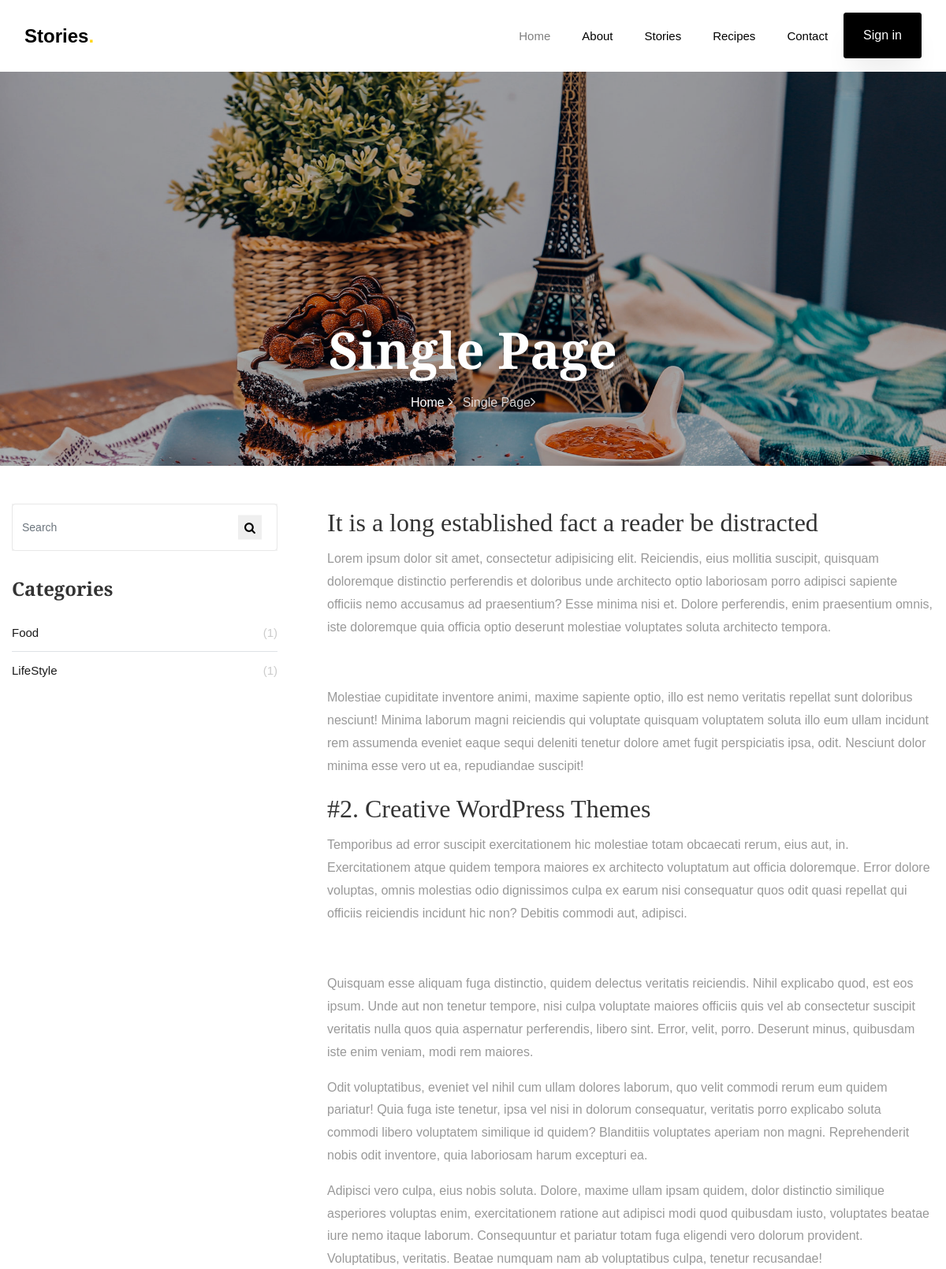
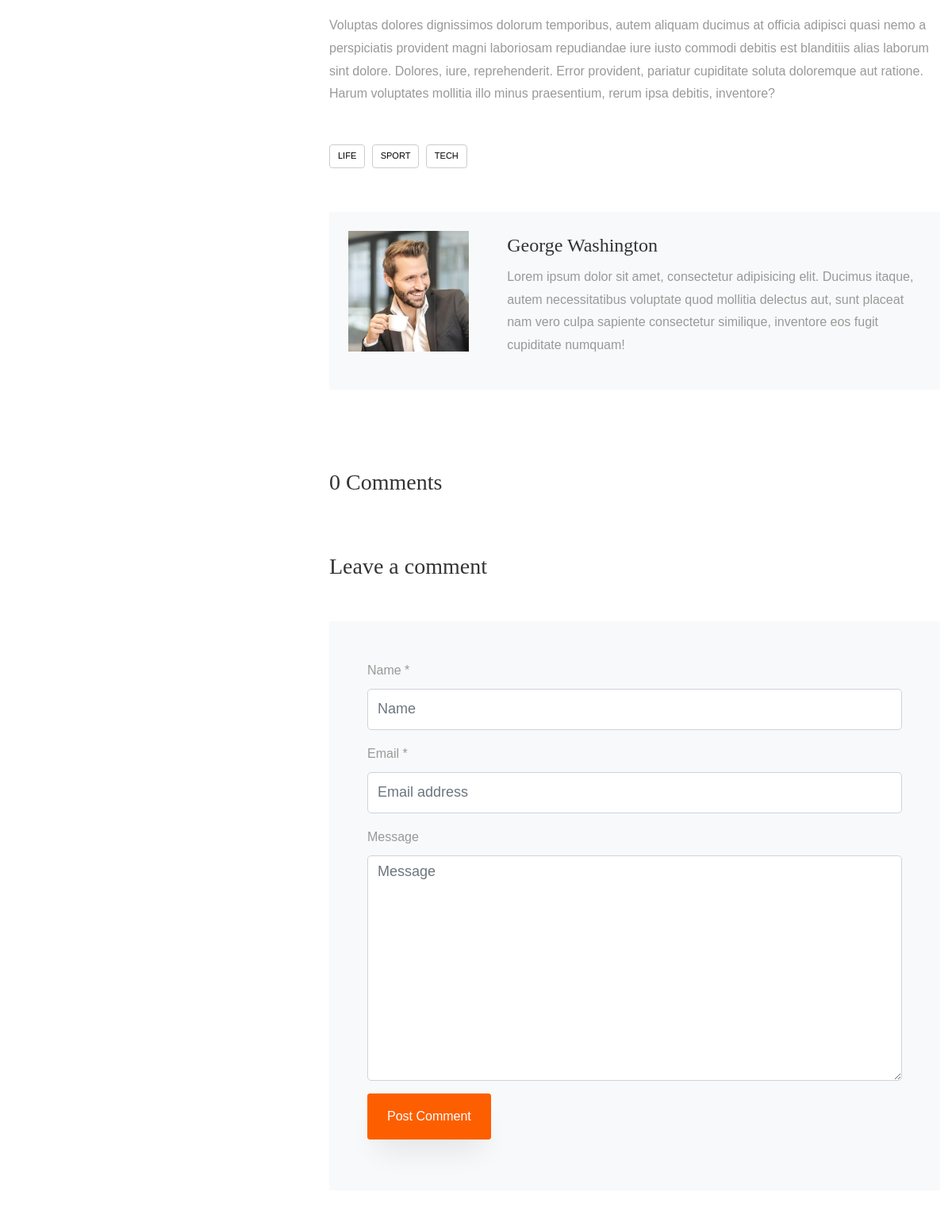
The page /story/1 (upper part) on the database its author committed (2 pictures, top to bottom).
### story/models.py (models this page shows, shortened)
class Stories(BaseModel):
    title =models.CharField(verbose_name="title of stories" , max_length=50,help_text="max 50 characters")
    image = models.ImageField(upload_to="stories_img",verbose_name="Image of Stories")
    category = models.ForeignKey(Category,on_delete=models.CASCADE,verbose_name='Category of the blog',related_name="story_category")
    descriptions = RichTextUploadingField()
    tag=models.ManyToManyField(Tag,related_name="story_tag")
    author = models.ForeignKey(Author,on_delete=models.CASCADE,related_name='story_author')
    class Meta:
        verbose_name = "Story"
        verbose_name_plural = "Stories"

class Tag(BaseModel):
    name=models.CharField(verbose_name="name of tag",max_length=20,help_text="Max 20 characters")
    def __str__(self):
        return self.name
    class Meta:
        verbose_name = "Tag"
        verbose_name_plural = "Tags"

class Category(BaseModel):
    name = models.CharField(verbose_name="Name of Category",max_length=20,help_text="Max 20 characters")
    image = models.ImageField(verbose_name="Image of Category",upload_to="category_image")
    def __str__(self):
        return self.name
    class Meta:
        verbose_name = "Category"
        verbose_name_plural = "Categories"

### story/views.py (the view)
# urls.py: path('', include('story.urls')),
def story(request,pk):
    all_story = Stories.objects.get(pk=pk)
    recent_blog = Stories.objects.order_by("created_at")[:3]
    all_category= Category.objects.annotate(count= Count('story_category'))
    all_tags = Tag.objects.all()
    if request.method =="POST":
        form=CommentForm(data=request.POST)
        if form.is_valid():
            storyform = form.save(commit=False)
            storyform.story = all_story
            storyform.save()
            return redirect('story', pk=pk)
    else:
            form = CommentForm()
    context={
        'all_story' : all_story,
        'recent_blog':recent_blog,
        'all_category':all_category,
        'all_tags':all_tags,
        'form':form,
    }
    return render(request, 'single.html',context)

### story/forms.py
class CommentForm(ModelForm):
    class Meta:
        model=Comment
        fields = ["name","email","message"]
        widgets = {
            "name":forms.TextInput(attrs={'placeholder':"Name",'class':"form-control"}),
            'email':forms.EmailInput(attrs={'placeholder':"Email address","class":"form-control"}),
            'message':forms.Textarea(attrs={'placeholder':"Message","class":"form-control"})
        }

### context_processors/custom_context.py (called while the page is built)
def category_list(request):
    categories = Category.objects.annotate(count= Count('story_category'))
    return {'category_list':categories}

### story/templates/single.html (shortened to what this page needs)
{% extends 'base.html' %}
{% load static %}
{% block content %}
    <section class="hero-wrap hero-wrap-2" style="background-image: url({% static 'images/bg_4.jpg' %});">
        <div class="overlay"></div>
        <div class="container">
            <div class="row no-gutters slider-text align-items-end justify-content-center">
                <div class="col-md-9 ftco-animate pb-5 text-center">
                    <h1 class="mb-3 bread">Single Page</h1>
                    <p class="breadcrumbs"><span class="mr-2"><a href="index.html">Home <i
                            class="ion-ios-arrow-forward"></i></a></span> <span>Single Page<i
                            class="ion-ios-arrow-forward"></i></span></p>
                </div>
            </div>
        </div>
    </section>
    <section class="ftco-section">
        <div class="container">
            <div class="row">
                <div class="col-lg-8 order-lg-last ftco-animate">
                    {{all_story.descriptions|safe}}
                    <div class="tag-widget post-tag-container mb-5 mt-5">
                        <div class="tagcloud">
                            {% for tag in all_story.tag.all %}
                                <a href="#" class="tag-cloud-link">{{tag.name}}</a>
                            {% endfor %}
                        </div>
                    </div>
                    <div class="about-author d-flex p-4 bg-light">
                        <div class="bio mr-5">
                            <img src="{% static 'images/person_1.jpg' %}" alt="Image placeholder" class="img-fluid mb-4">
                        </div>
                        <div class="desc">
                            <h3>George Washington</h3>
                            <p>Lorem ipsum dolor sit amet, consectetur adipisicing elit. Ducimus itaque, autem
                                necessitatibus voluptate quod mollitia delectus aut, sunt placeat nam vero culpa sapiente
                                consectetur similique, inventore eos fugit cupiditate numquam!</p>
                        </div>
                    </div>
                    <div class="pt-5 mt-5">
                            <h3 class="mb-3">{{all_story.story_comment.count}} Comments</h3>
                        <div class="comment-form-wrap pt-5">
                            <h3 class="mb-5">Leave a comment</h3>
                            <form method="post" class="p-5 bg-light">
                                <div class="form-group">
                                    <label for="name">Name *</label>
                                    {{form.name}}
                                </div>
                                <div class="form-group">
                                    <label for="email">Email *</label>
                                    {{form.email}}
                                </div>
                                <div class="form-group">
                                    <label for="message">Message</label>
                                     {{form.message}}
                                </div>
                                <div class="form-group">
                                    <input type="submit" value="Post Comment" class="btn py-3 px-4 btn-primary">
                                </div>
                            </form>
                        </div>
                    </div>
                </div>
                <div class="col-lg-4 sidebar pr-lg-5 ftco-animate">
                    <div class="sidebar-box">
                        <form method="post" action="/search/" class="search-form">
                            <div class="form-group">
                                <input type="text" name="search" class="form-control"  placeholder="Search">
                                <button type="submit" class="icon icon-search p-2 " style="border: none;"></button>
                            </div>
                        </form>
                    </div>
                    <div class="sidebar-box ftco-animate">
                        <ul class="categories">
                            <h3 class="heading mb-4">Categories</h3>
                            {% for category in category_list %}
                                <li><a href="{% url 'stories' %}?category={{category.name}}">{{category}} <span>({{category.count}})</span></a></li>
                            {% endfor %}
                        </ul>
                    </div>
                </div>
            </div>
        </div>
    </section>
{% endblock %}

### rows shown on the page
Stories: descriptions "It is a long established fact a reader be distracted Lorem ipsum dolor sit amet, consectetur adipisicing elit. Reiciendis, eius mollitia suscipit, quisquam doloremque distinctio perferendis et doloribus unde architecto optio laboriosam porro adipisci sapiente officiis nemo accusamus ad praesentium? Esse minima nisi et. Dolore perferendis, enim praesentium omnis, iste doloremque quia officia optio deserunt molestiae voluptates soluta architecto tempora. Molestiae cupiditate inventore animi, maxime sapiente optio, illo est nemo veritatis repellat sunt doloribus nesciunt! Minima laborum magni reiciendis qui voluptate quisquam voluptatem soluta illo eum ullam incidunt rem assumenda eveniet…", story_comment.count "0"
Tag: name "LIFE"
Tag: name "SPORT"
Tag: name "TECH"
Category: name "Food", count "1"
Category: name "LifeStyle", count "1"
